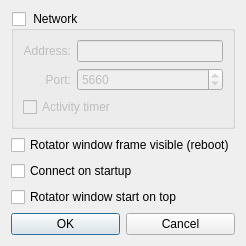
<?xml version="1.0" encoding="UTF-8"?>
<ui version="4.0">
 <class>SettingsDialog</class>
 <widget class="QDialog" name="SettingsDialog">
  <property name="geometry">
   <rect>
    <x>0</x>
    <y>0</y>
    <width>230</width>
    <height>218</height>
   </rect>
  </property>
  <property name="sizePolicy">
   <sizepolicy hsizetype="Preferred" vsizetype="Preferred">
    <horstretch>0</horstretch>
    <verstretch>0</verstretch>
   </sizepolicy>
  </property>
  <property name="minimumSize">
   <size>
    <width>0</width>
    <height>0</height>
   </size>
  </property>
  <property name="maximumSize">
   <size>
    <width>303</width>
    <height>218</height>
   </size>
  </property>
  <property name="windowTitle">
   <string>Settings</string>
  </property>
  <layout class="QVBoxLayout" name="verticalLayout_3">
   <item>
    <widget class="QGroupBox" name="groupBoxNetwork">
     <property name="title">
      <string> Network </string>
     </property>
     <property name="checkable">
      <bool>true</bool>
     </property>
     <property name="checked">
      <bool>false</bool>
     </property>
     <layout class="QVBoxLayout" name="verticalLayout_2">
      <item>
       <layout class="QGridLayout" name="gridLayout_2">
        <item row="0" column="0">
         <widget class="QLabel" name="labelIP">
          <property name="layoutDirection">
           <enum>Qt::LeftToRight</enum>
          </property>
          <property name="text">
           <string>Address:</string>
          </property>
          <property name="alignment">
           <set>Qt::AlignRight|Qt::AlignTrailing|Qt::AlignVCenter</set>
          </property>
         </widget>
        </item>
        <item row="0" column="1">
         <widget class="QLineEdit" name="lineEditIP"/>
        </item>
        <item row="1" column="0">
         <widget class="QLabel" name="labelPort">
          <property name="layoutDirection">
           <enum>Qt::LeftToRight</enum>
          </property>
          <property name="text">
           <string>Port:</string>
          </property>
          <property name="alignment">
           <set>Qt::AlignRight|Qt::AlignTrailing|Qt::AlignVCenter</set>
          </property>
         </widget>
        </item>
        <item row="1" column="1">
         <widget class="QSpinBox" name="spinBoxPort">
          <property name="maximum">
           <number>65000</number>
          </property>
          <property name="value">
           <number>5660</number>
          </property>
         </widget>
        </item>
        <item row="2" column="0" colspan="2">
         <widget class="QCheckBox" name="checkBoxActivityTimer">
          <property name="text">
           <string>Activity timer</string>
          </property>
         </widget>
        </item>
       </layout>
      </item>
     </layout>
    </widget>
   </item>
   <item>
    <layout class="QVBoxLayout" name="verticalLayout">
     <item>
      <widget class="QCheckBox" name="checkBoxRotatorWindowFrame">
       <property name="text">
        <string>Rotator window frame visible (reboot)</string>
       </property>
      </widget>
     </item>
     <item>
      <widget class="QCheckBox" name="checkBoxConnectOnStartup">
       <property name="text">
        <string>Connect on startup</string>
       </property>
      </widget>
     </item>
     <item>
      <widget class="QCheckBox" name="checkBoxRotatorWindowStartOnStop">
       <property name="text">
        <string>Rotator window start on top</string>
       </property>
      </widget>
     </item>
    </layout>
   </item>
   <item>
    <layout class="QGridLayout" name="gridLayout">
     <item row="0" column="0">
      <widget class="QPushButton" name="pushButtonOK">
       <property name="text">
        <string>OK</string>
       </property>
      </widget>
     </item>
     <item row="0" column="1">
      <widget class="QPushButton" name="pushButtonCancel">
       <property name="text">
        <string>Cancel</string>
       </property>
      </widget>
     </item>
    </layout>
   </item>
  </layout>
 </widget>
 <resources/>
 <connections>
  <connection>
   <sender>groupBoxNetwork</sender>
   <signal>clicked(bool)</signal>
   <receiver>SettingsDialog</receiver>
   <slot>groupboxNetworkClicked(bool)</slot>
   <hints>
    <hint type="sourcelabel">
     <x>57</x>
     <y>19</y>
    </hint>
    <hint type="destinationlabel">
     <x>15</x>
     <y>279</y>
    </hint>
   </hints>
  </connection>
  <connection>
   <sender>pushButtonOK</sender>
   <signal>pressed()</signal>
   <receiver>SettingsDialog</receiver>
   <slot>btnOKClicked()</slot>
   <hints>
    <hint type="sourcelabel">
     <x>263</x>
     <y>276</y>
    </hint>
    <hint type="destinationlabel">
     <x>15</x>
     <y>227</y>
    </hint>
   </hints>
  </connection>
  <connection>
   <sender>pushButtonCancel</sender>
   <signal>pressed()</signal>
   <receiver>SettingsDialog</receiver>
   <slot>btnCancelClicked()</slot>
   <hints>
    <hint type="sourcelabel">
     <x>334</x>
     <y>267</y>
    </hint>
    <hint type="destinationlabel">
     <x>15</x>
     <y>238</y>
    </hint>
   </hints>
  </connection>
 </connections>
 <slots>
  <slot>groupBoxNetworkClicked(bool)</slot>
  <slot>groupBoxCOMClicked(bool)</slot>
  <slot>btnOKClicked()</slot>
  <slot>btnCancelClicked()</slot>
 </slots>
</ui>
